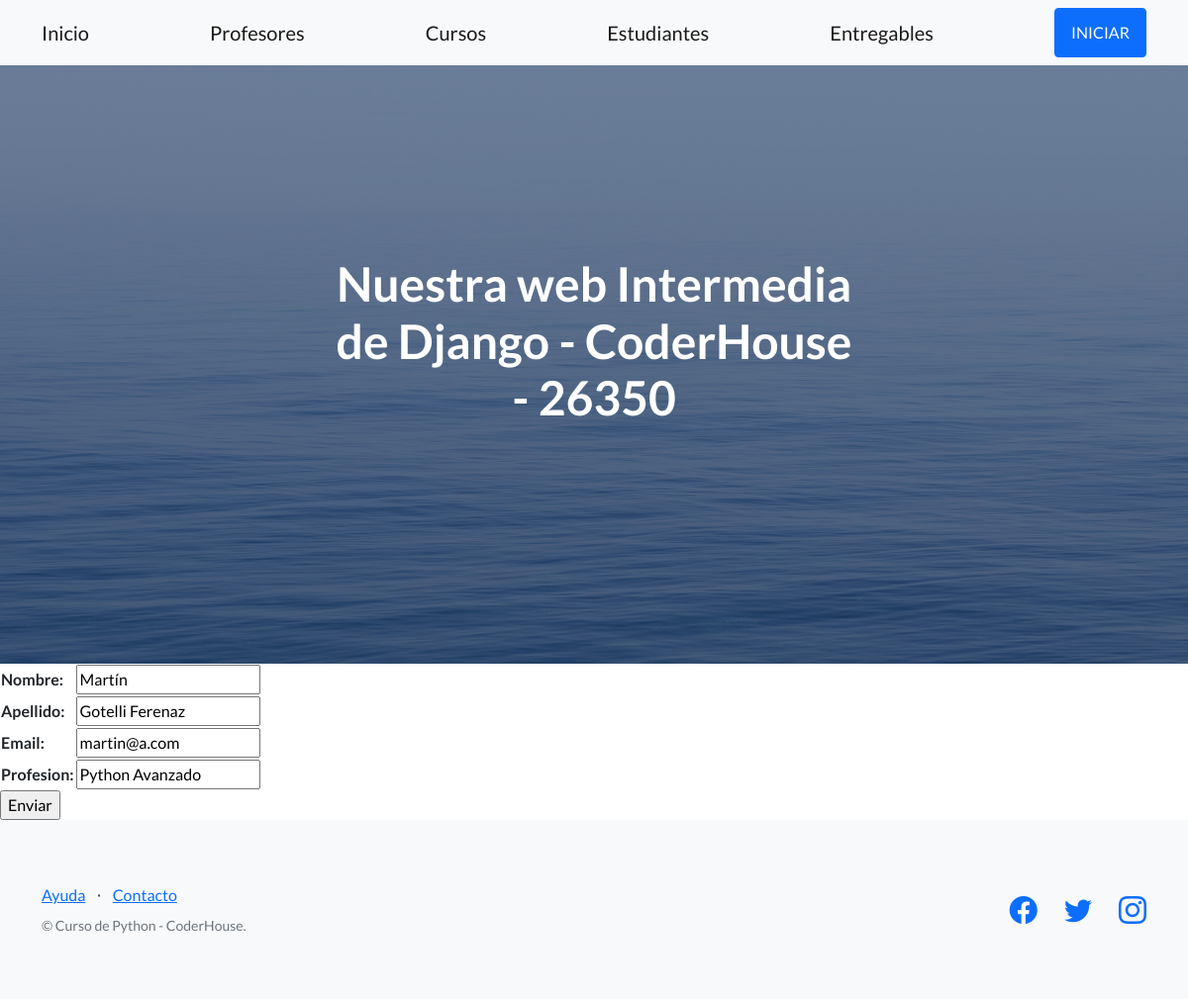
The page /coder/profesores/update/1 on the database its author committed.
### AppCoder/models.py (models this page shows, shortened)
class Profesor(Model):
    nombre = CharField(max_length=30)
    apellido = CharField(max_length=30)
    email = EmailField()
    profesion = CharField(max_length=30)

### AppCoder/views.py (the view)
# urls.py: path('profesores/update/<pk>', ProfesorUpdateView.as_view(), name='profesor_update'),
class ProfesorUpdateView(UpdateView):
    model = Profesor
    success_url = reverse_lazy('profesores')
    fields = ['nombre', 'apellido', 'email', 'profesion']
    template_name = 'AppCoder/profesor_form.html'

### templates/AppCoder/profesor_form.html (shortened to what this page needs)
{% extends 'AppCoder/padre.html' %}
{% block contenidoQueCambia %}
    <form action="" method="POST">
    <table>
        {{ form.as_table }}
    </table>
    <input type="submit" value="Enviar">
    </form>
{% endblock %}

### rows shown on the page
Profesor: nombre "Martín", apellido "Gotelli Ferenaz", email "martin@a.com", profesion "Python Avanzado"
